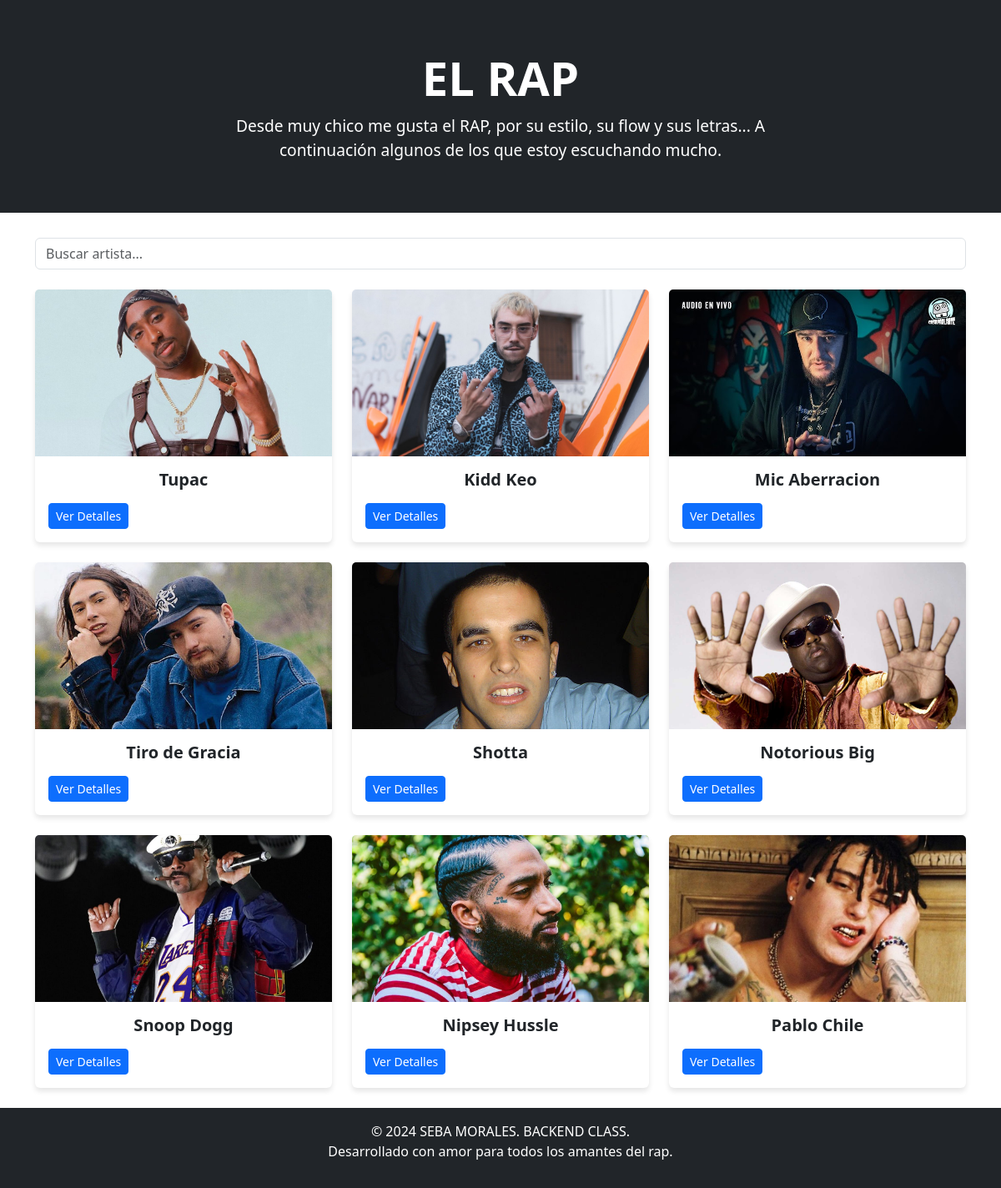
/rap/artistas/, run on the app's committed database.
### rap/models.py (models this page shows, shortened)
class Artista(models.Model):
    nombre = models.CharField(max_length=100, unique=True)
    imagen = models.ImageField(upload_to='artists/')
    slug = models.SlugField(max_length=100, unique=True, blank=True)

### rap/views.py (the view)
# urls.py: path('artistas/', views.lista_artistas, name='lista_artistas'),
def lista_artistas(request):
    query = request.GET.get('q')
    if query:
        artistas = Artista.objects.filter(Q(nombre__icontains=query))
    else:
        artistas = Artista.objects.all()
    return render(request, 'rap/lista_artistas.html', {'artistas': artistas})

### rap/templates/rap/lista_artistas.html (shortened to what this page needs)
{% load static %}
<!DOCTYPE html>
<html lang="es">
<head>
    <link rel="stylesheet" href="{% static 'css/bootstrap.min.css' %}">
</head>
<body>
    <div class="banner">
        <h1>EL RAP</h1>
        <p>Desde muy chico me gusta el RAP, por su estilo, su flow y sus letras... A continuación algunos de los que estoy escuchando mucho.</p>
    </div>
    <div class="container">
        <form method="GET" action="{% url 'lista_artistas' %}" class="mb-4">
            <input type="text" name="q" class="form-control" placeholder="Buscar artista..." value="{{ request.GET.q }}">
        </form>
        <div class="row">
            {% for artista in artistas %}
                <div class="col-md-4 mb-4">
                    <div class="card">
                        <img src="{{ artista.imagen.url }}" class="card-img-top" alt="{{ artista.nombre }}" style="height: 200px; object-fit: cover;">
                        <div class="card-body">
                            <h5 class="card-title">{{ artista.nombre }}</h5>
                            <div class="mt-3 d-flex justify-content-between">
                                <a href="{% url 'detalles_artista' artista.slug %}" class="btn btn-primary btn-sm">Ver Detalles</a>
                            </div>
                        </div>
                    </div>
                </div>
            {% empty %}
                <div class="col-12">
                    <div class="alert alert-warning text-center">No hay artistas disponibles.</div>
                </div>
            {% endfor %}
        </div>
    </div>
    <footer class="text-white text-center py-3">
        <div class="container">
            <p class="mb-0">© 2024 SEBA MORALES. BACKEND CLASS.</p>
            <p>Desarrollado con amor para todos los amantes del rap.</p>
        </div>
    </footer>
</body>
</html>

### rap/templates/rap/lista_artistas.html (style rules this page uses)
.banner { background-color: #212529; color: white; padding: 60px 0; text-align: center; margin-bottom: 30px; }
.banner h1 { font-size: 3.5rem; font-weight: 700; margin-bottom: 10px; }
.banner p { font-size: 1.2rem; margin: 0 auto; max-width: 700px; }
.card { box-shadow: 0 4px 6px rgba(0, 0, 0, 0.1); border: none; }
.card-title { font-weight: bold; text-align: center; }
footer { background-color: #212529; }

### data on the page
Artista: imagen (picture), nombre "Tupac"
Artista: imagen (picture), nombre "Kidd Keo"
Artista: imagen (picture), nombre "Mic Aberracion"
Artista: imagen (picture), nombre "Tiro de Gracia"
Artista: imagen (picture), nombre "Shotta"
Artista: imagen (picture), nombre "Notorious Big"
Artista: imagen (picture), nombre "Snoop Dogg"
Artista: imagen (picture), nombre "Nipsey Hussle"
Artista: imagen (picture), nombre "Pablo Chile"
